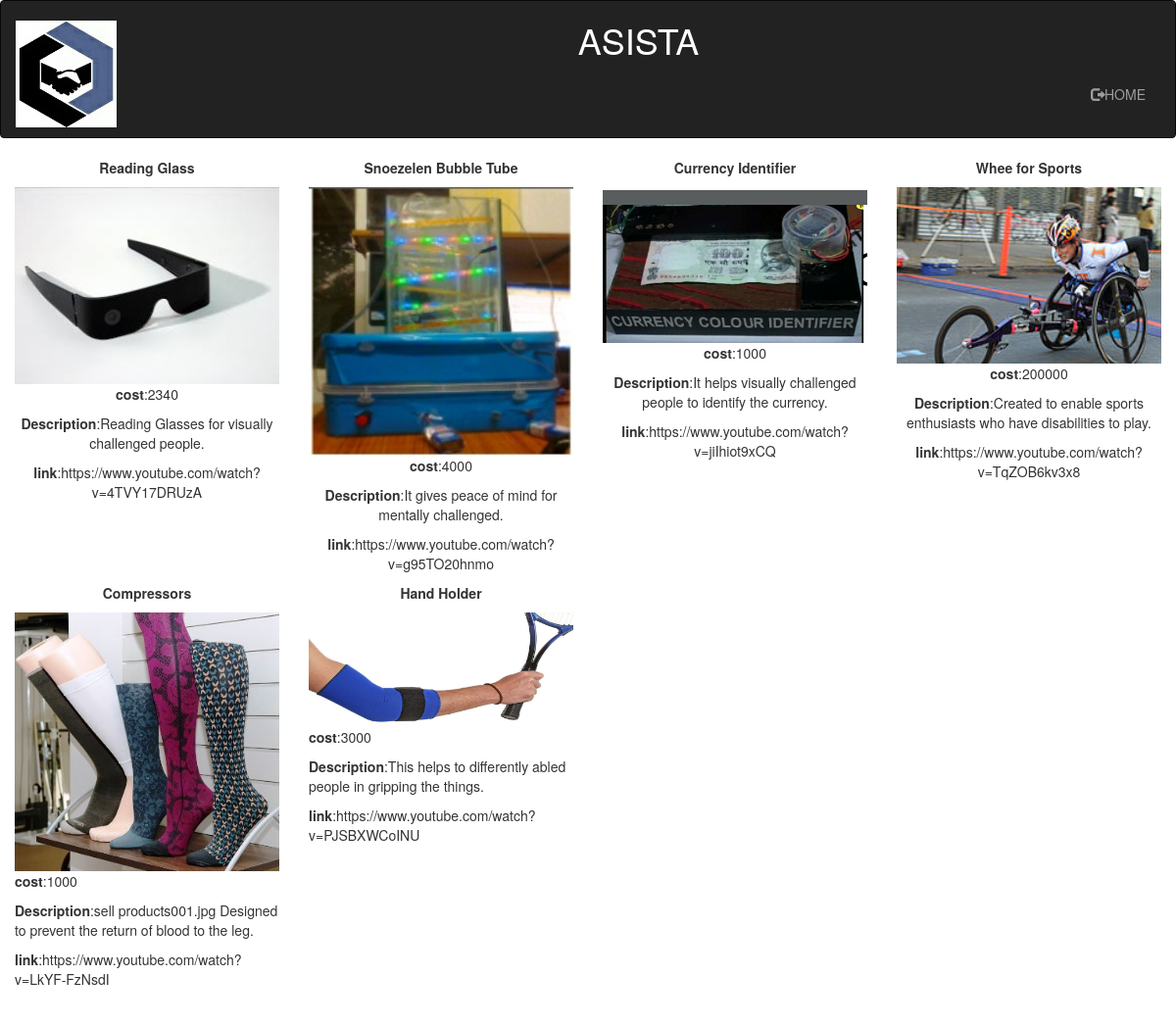
The page /appasista/customer on the database its author committed.
### appasista/models.py (models this page shows, shortened)
class Product(models.Model):
    Fu = 'fund'
    Se = 'sell'
    my_choices = (
            (Fu, 'Fund'),
            (Se, 'Sell'),)
    p_id = models.IntegerField()
    name = models.CharField(max_length = 100)
    description = models.TextField()
    image = models.FileField(upload_to = get_image_path, blank = True, null = True)
    unitcost = models.IntegerField()
    fund_or_sell = models.CharField(choices = my_choices, max_length = 25)
    video_url = models.URLField(default = None)
    manfac_id = models.IntegerField()

### appasista/views.py (the view)
def customer(request):
    productDetails = Product.objects.filter(fund_or_sell = "sell")[:4]
    pd = Product.objects.filter(fund_or_sell = "sell")[4:8]
    pd1 = Product.objects.filter(fund_or_sell = "sell")[8:12]
    return render(request, 'appasista/customer.html', {'productDetails' : productDetails, 'pd' : pd, 'pd1' : pd1},)

### appasista/templates/appasista/customer.html (shortened to what this page needs)
<!DOCTYPE html>
<html lang="en">
<head>
  <link rel="stylesheet" href="https://maxcdn.bootstrapcdn.com/bootstrap/3.3.7/css/bootstrap.min.css">
</head>
<body>
{% load static %}
<nav class="navbar navbar-custom navbar-inverse">
  <div class="container-fluid">
    <div class="navbar-header">
        <h2 class="brand-name">
       <img src="{% static "appasista\logo.jpg" %}" class="img-responsive2" style="width:100% height:100% ;">
   </h2>
    </div>
    <center><font color=white><h1>ASISTA</h1></font></center>
    <div class="collapse navbar-collapse" id="myNavbar">
      <ul class="nav navbar-nav navbar-right">
        <li><a href="http://127.0.0.1:8000/appasista/home_h"><span class="glyphicon glyphicon-log-out"></span>HOME</a></li>
      </ul>
    </div>
  </div>
</nav>
<div class="container-fluid bg-3 text-center">
    <div class="row">
    {% for i in productDetails %}
    <div class="col-sm-3">
     <center><b><p>{{i.name}}</p></b></center>
          <a href="http://127.0.0.1:8000/appasista/link/{{i.p_id}}"><img src="{% get_media_prefix %}{{i.image}}" class="img-responsive" style="width:100%" alt="Image"></a>
      <p><b>cost</b>:{{i.unitcost}}</p>
         <p><b>Description</b>:{{i.description}}</p>
         <p><b>link</b>:{{i.video_url}}</p>
    </div>
 {% endfor %}
    </div>
  </div>
<div class="container-fluid">
   <div class="row">
  {% for i in pd %}
    <div class="col-sm-3">
      <center><b><p>{{i.name}}</p></b></center>
      <a href="http://127.0.0.1:8000/appasista/link/{{i.p_id}}"><img src="{% get_media_prefix %}{{i.image}}" class="img-responsive" style="width:100%" alt="Image"></a>
      <p><b>cost</b>:{{i.unitcost}}</p>
         <p><b>Description</b>:{{i.description}}</p>
         <p><b>link</b>:{{i.video_url}}</p>
    </div>
  {% endfor %}
   </div>
</div><br>
<br>
</body>
</html>

### rows shown on the page
Product: name "Reading Glass", image (picture), unitcost "2340", description "Reading Glasses for visually challenged people.", video_url "https://www.youtube.com/watch?v=4TVY17DRUzA"
Product: name "Snoezelen Bubble Tube", image (picture), unitcost "4000", description "It gives peace of mind for mentally challenged.", video_url "https://www.youtube.com/watch?v=g95TO20hnmo"
Product: name "Currency Identifier", image (picture), unitcost "1000", description "It helps visually challenged people to identify the currency.", video_url "https://www.youtube.com/watch?v=jiIhiot9xCQ"
Product: name "Whee for Sports", image (picture), unitcost "200000", description "Created to enable sports enthusiasts who have disabilities to play.", video_url "https://www.youtube.com/watch?v=TqZOB6kv3x8"
Product: name "Compressors", image (picture), unitcost "1000", description "sell products001.jpg Designed to prevent the return of blood to the leg.", video_url "https://www.youtube.com/watch?v=LkYF-FzNsdI"
Product: name "Hand Holder", image (picture), unitcost "3000", description "This helps to differently abled people in gripping the things.", video_url "https://www.youtube.com/watch?v=PJSBXWCoINU"
